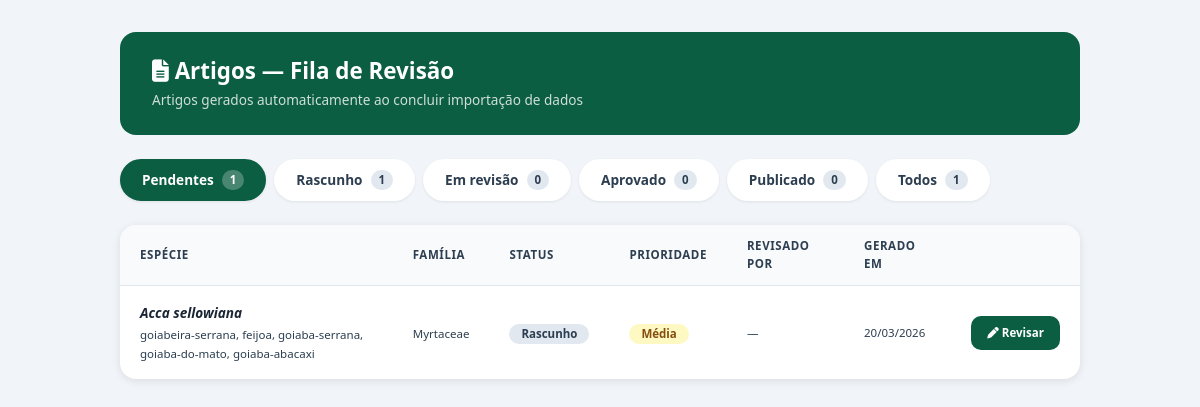
Page /penomato/src/Controllers/artigos_fila.php (signed in) on the committed database.
### tables this page shows
CREATE TABLE `artigos` (
  `id` int(11) NOT NULL,
  `especie_id` int(11) NOT NULL,
  `texto_html` longtext DEFAULT NULL,
  `status` enum('rascunho','em_revisao','aprovado','publicado') DEFAULT 'rascunho',
  `gerado_em` timestamp NOT NULL DEFAULT current_timestamp(),
  `atualizado_em` datetime DEFAULT NULL ON UPDATE current_timestamp(),
  `revisado_por` int(11) DEFAULT NULL,
  `data_revisao` datetime DEFAULT NULL
);

CREATE TABLE `especies_administrativo` (
  `id` int(11) NOT NULL,
  `nome_cientifico` varchar(255) NOT NULL,
  `status` enum('sem_dados','dados_internet','descrita','registrada','em_revisao','revisada','contestado','publicado') DEFAULT NULL,
  `data_dados_internet` datetime DEFAULT NULL,
  `data_descrita` datetime DEFAULT NULL,
  `data_registrada` datetime DEFAULT NULL,
  `data_revisada` datetime DEFAULT NULL,
  `data_contestado` datetime DEFAULT NULL,
  `data_publicado` datetime DEFAULT NULL,
  `autor_dados_internet_id` int(11) DEFAULT NULL,
  `autor_descrita_id` int(11) DEFAULT NULL,
  `autor_registrada_id` int(11) DEFAULT NULL,
  `autor_revisada_id` int(11) DEFAULT NULL,
  `autor_contestado_id` int(11) DEFAULT NULL,
  `autor_publicado_id` int(11) DEFAULT NULL,
  `motivo_contestado` text DEFAULT NULL,
  `data_primeiro_registro` datetime DEFAULT current_timestamp(),
  `data_revisao` datetime DEFAULT NULL,
  `observacoes_revisao` text DEFAULT NULL,
  `prioridade` enum('baixa','media','alta','urgente') DEFAULT 'media',
  `atribuido_a` int(11) DEFAULT NULL,
  `data_criacao` timestamp NULL DEFAULT current_timestamp(),
  `versao_registro` int(11) DEFAULT 1,
  `observacoes` text DEFAULT NULL,
  `data_ultima_atualizacao` datetime DEFAULT current_timestamp() ON UPDATE current_timestamp()
);

### penomato/src/Controllers/artigos_fila.php (the view, shortened to what this page needs)
<?php
require_once __DIR__ . '/../../config/banco_de_dados.php';
$usuario_tipo   = $_SESSION['usuario_tipo']   ?? '';
$filtro = $_GET['status'] ?? 'pendentes';
$contadores = $pdo->query("
    SELECT status, COUNT(*) as total
    FROM artigos
    GROUP BY status
")->fetchAll(PDO::FETCH_KEY_PAIR);
if ($filtro === 'pendentes') {
    $where = "a.status IN ('rascunho','em_revisao')";
} elseif (in_array($filtro, ['rascunho', 'em_revisao', 'aprovado', 'publicado'])) {
    $where = "a.status = " . $pdo->quote($filtro);
} else {
    $where = "1=1";
}
$artigos = $pdo->query("
    SELECT
        a.id           AS artigo_id,
        a.especie_id,
        a.status,
        a.gerado_em,
        a.atualizado_em,
        e.nome_cientifico,
        e.status       AS status_especie,
        e.prioridade,
        c.nome_popular,
        c.familia,
        u.nome         AS revisado_por_nome
    FROM artigos a
    INNER JOIN especies_administrativo e ON a.especie_id = e.id
    LEFT JOIN  especies_caracteristicas c ON c.especie_id = e.id
    LEFT JOIN  usuarios u ON u.id = a.revisado_por
    WHERE {$where}
    GROUP BY a.id
    ORDER BY
        CASE a.status
            WHEN 'rascunho'    THEN 1
            WHEN 'em_revisao'  THEN 2
            WHEN 'aprovado'    THEN 3
            WHEN 'publicado'   THEN 4
        END,
        CASE e.prioridade
            WHEN 'urgente' THEN 1
            WHEN 'alta'    THEN 2
            WHEN 'media'   THEN 3
            WHEN 'baixa'   THEN 4
            ELSE 5
        END,
        a.gerado_em DESC
")->fetchAll(PDO::FETCH_ASSOC);
$labels_status_artigo = [
    'rascunho'   => ['label' => 'Rascunho',    'classe' => 'st-rascunho'],
    'em_revisao' => ['label' => 'Em revisão',  'classe' => 'st-revisao'],
    'aprovado'   => ['label' => 'Aprovado',    'classe' => 'st-aprovado'],
    'publicado'  => ['label' => 'Publicado',   'classe' => 'st-publicado'],
];
$labels_prio = [
    'urgente' => ['label' => 'Urgente', 'classe' => 'prio-urgente'],
    'alta'    => ['label' => 'Alta',    'classe' => 'prio-alta'],
    'media'   => ['label' => 'Média',   'classe' => 'prio-media'],
    'baixa'   => ['label' => 'Baixa',   'classe' => 'prio-baixa'],
];
?>
<!DOCTYPE html>
<html lang="pt-BR">
<head>
    <link rel="stylesheet" href="https://cdnjs.cloudflare.com/ajax/libs/font-awesome/6.4.2/css/all.min.css">
    <link rel="stylesheet" href="/penomato_mvp/assets/css/estilo.css">
</head>
<body>
<div class="container">
    <div class="page-header">
        <div>
            <h1><i class="fas fa-file-alt"></i> Artigos — Fila de Revisão</h1>
            <p>Artigos gerados automaticamente ao concluir importação de dados</p>
        </div>
        <a href="<?php echo $usuario_tipo === 'gestor' ? '/penomato_mvp/src/Views/entrada_gestor.php' : '/penomato_mvp/src/Views/entrar_colaborador.php'; ?>" class="btn btn-outline-branco">
            <i class="fas fa-arrow-left"></i> Voltar
        </a>
    </div>
    <div class="status-tabs">
        <?php
        $pendentes = ($contadores['rascunho'] ?? 0) + ($contadores['em_revisao'] ?? 0);
        $tabs = [
            'pendentes'  => ['label' => 'Pendentes',   'num' => $pendentes],
            'rascunho'   => ['label' => 'Rascunho',    'num' => $contadores['rascunho']   ?? 0],
            'em_revisao' => ['label' => 'Em revisão',  'num' => $contadores['em_revisao'] ?? 0],
            'aprovado'   => ['label' => 'Aprovado',    'num' => $contadores['aprovado']   ?? 0],
            'publicado'  => ['label' => 'Publicado',   'num' => $contadores['publicado']  ?? 0],
            'todos'      => ['label' => 'Todos',        'num' => array_sum($contadores)],
        ];
        foreach ($tabs as $key => $tab):
            $ativo = $filtro === $key ? ' ativo' : '';
        ?>
        <a href="?status=<?php echo $key; ?>" class="status-tab<?php echo $ativo; ?>">
            <?php echo htmlspecialchars($tab['label']); ?>
            <span class="num"><?php echo $tab['num']; ?></span>
        </a>
        <?php endforeach; ?>
    </div>
    <div class="card">
        <?php if (empty($artigos)): ?>
        <div class="vazia">
            <i class="fas fa-check-circle" style="color:var(--sucesso-cor)"></i>
            Nenhum artigo nesta categoria.
        </div>
        <?php else: ?>
        <table>
            <thead>
                <tr>
                    <th>Espécie</th>
                    <th class="col-familia">Família</th>
                    <th>Status</th>
                    <th class="col-prio">Prioridade</th>
                    <th class="col-revisado">Revisado por</th>
                    <th>Gerado em</th>
                    <th></th>
                </tr>
            </thead>
            <tbody>
            <?php foreach ($artigos as $a):
                $st  = $labels_status_artigo[$a['status']] ?? ['label' => $a['status'], 'classe' => ''];
                $pr  = $labels_prio[$a['prioridade']] ?? ['label' => $a['prioridade'], 'classe' => 'prio-baixa'];
            ?>
            <tr>
                <td>
                    <div class="especie-nome"><?php echo htmlspecialchars($a['nome_cientifico']); ?></div>
                    <?php if ($a['nome_popular']): ?>
                    <div class="especie-sub"><?php echo htmlspecialchars($a['nome_popular']); ?></div>
                    <?php endif; ?>
                </td>
                <td class="col-familia">
                    <span class="especie-sub"><?php echo htmlspecialchars($a['familia'] ?? '—'); ?></span>
                </td>
                <td>
                    <span class="badge <?php echo $st['classe']; ?>"><?php echo $st['label']; ?></span>
                </td>
                <td class="col-prio">
                    <span class="badge <?php echo $pr['classe']; ?>"><?php echo $pr['label']; ?></span>
                </td>
                <td class="col-revisado data-cell">
                    <?php echo htmlspecialchars($a['revisado_por_nome'] ?? '—'); ?>
                </td>
                <td class="data-cell">
                    <?php echo date('d/m/Y', strtotime($a['gerado_em'])); ?>
                </td>
                <td>
                    <a href="/penomato_mvp/src/Views/artigo_revisao.php?id=<?php echo $a['especie_id']; ?>"
                       class="btn-revisar">
                        <i class="fas fa-pen"></i> Revisar
                    </a>
                </td>
            </tr>
            <?php endforeach; ?>
            </tbody>
        </table>
        <?php endif; ?>
    </div>
</div>
</body>
</html>

### assets/css/estilo.css (style rules this page uses)
:root { --verde-900: #052e1c; --verde-800: #0b5e42; --verde-700: #0a4c35; --verde-600: #1a7a5a; --verde-400: #34c48a; --verde-100: #e8f5e9; --verde-50: #f0fdf6; --cor-primaria: var(--verde-800); --cor-primaria-hover: var(--verde-700); --cor-primaria-fundo: var(--verde-100); --cinza-900: #1a2634; --cinza-800: #2c3e50; --cinza-600: #475569; --cinza-400: #94a3b8; --cinza-300: #cbd5e1; --cinza-200: #e2e8f0; --cinza-100: #f1f5f9; --cinza-50: #f8fafc; --branco: #ffffff; --sucesso-texto: #155724; --sucesso-fundo: #d4edda; --sucesso-borda: #c3e6cb; --sucesso-cor: #28a745; --perigo-texto: #721c24; --perigo-fundo: #f8d7da; --perigo-borda: #f5c6cb; --perigo-cor: #dc3545; --aviso-texto: #856404; --aviso-fundo: #fff3cd; --aviso-borda: #ffc107; --aviso-cor: #e6ac00; --info-texto: #0c5460; --info-fundo: #d1ecf1; --info-borda: #bee5eb; --info-cor: #17a2b8; --status-sem-dados: #94a3b8; --status-dados-internet:#64748b; --status-descrita: #d97706; --status-registrada: #0891b2; --status-em-revisao: #7c3aed; --status-revisada: #1d4ed8; --status-contestado: #dc2626; --status-publicado: #16a34a; --fonte-principal: 'Segoe UI', Tahoma, Geneva, Verdana, sans-serif; --fonte-mono: 'Courier New', Courier, monospace; --texto-xs: 0.72rem; --texto-sm: 0.85rem; --texto-base: 1rem; --texto-md: 1.05rem; --texto-lg: 1.2rem; --texto-xl: 1.4rem; --texto-2xl: 1.75rem; --texto-3xl: 2.2rem; --peso-normal: 400; --peso-medio: 500; --peso-semi: 600; --peso-bold: 700; --linha-base: 1.6; --linha-apertada:1.3; --linha-larga: 1.8; --esp-1: 4px; --esp-2: 8px; --esp-3: 12px; --esp-4: 16px; --esp-5: 20px; --esp-6: 24px; --esp-8: 32px; --esp-10: 40px; --esp-12: 48px; --esp-16: 64px; --raio-sm: 6px; --raio-md: 10px; --raio-lg: 16px; --raio-xl: 24px; --raio-pill: 999px; --sombra-sm: 0 1px 3px rgba(0,0,0,0.08); --sombra-md: 0 2px 8px rgba(0,0,0,0.10); --sombra-lg: 0 4px 20px rgba(0,0,0,0.13); --sombra-foco:0 0 0 3px rgba(11,94,66,0.18); --transicao: 0.2s ease; }
*, *::before, *::after { box-sizing: border-box; margin: 0; padding: 0; }
html { font-size: 16px; scroll-behavior: smooth; -webkit-text-size-adjust: 100%; }
body { font-family: var(--fonte-principal); font-size: var(--texto-base); line-height: var(--linha-base); color: var(--cinza-800); background: var(--cinza-50); -webkit-font-smoothing: antialiased; }
a { color: var(--cor-primaria); text-decoration: none; }
h1, h2, h3, h4, h5, h6 { font-weight: var(--peso-bold); line-height: var(--linha-apertada); color: var(--cinza-900); }
h1 { font-size: var(--texto-3xl); }
.btn { display: inline-flex; align-items: center; gap: var(--esp-2); padding: var(--esp-2) var(--esp-5); border: none; border-radius: var(--raio-md); font-size: var(--texto-sm); font-weight: var(--peso-semi); cursor: pointer; text-decoration: none; transition: background var(--transicao), transform var(--transicao), box-shadow var(--transicao); white-space: nowrap; line-height: 1.4; }
.badge { display: inline-block; padding: 2px var(--esp-2); border-radius: var(--raio-pill); font-size: var(--texto-xs); font-weight: var(--peso-semi); line-height: 1.4; white-space: nowrap; }

### rows in the picture
artigos: especie.nome_cientifico "Acca sellowiana", nome_popular "goiabeira-serrana, feijoa, goiaba-serrana, goiaba-do-mato, goiaba-abacaxi", familia "Myrtaceae", status "Rascunho", especie.prioridade "Média", revisado_por_nome "—", gerado_em "20/03/2026"

### other values in the picture
$tab['label'] "Pendentes"
$tab['num'] "1"
$tab['label'] "Rascunho"
$tab['label'] "Em revisão"
$tab['num'] "0"
$tab['label'] "Aprovado"
$tab['label'] "Publicado"
$tab['label'] "Todos"
